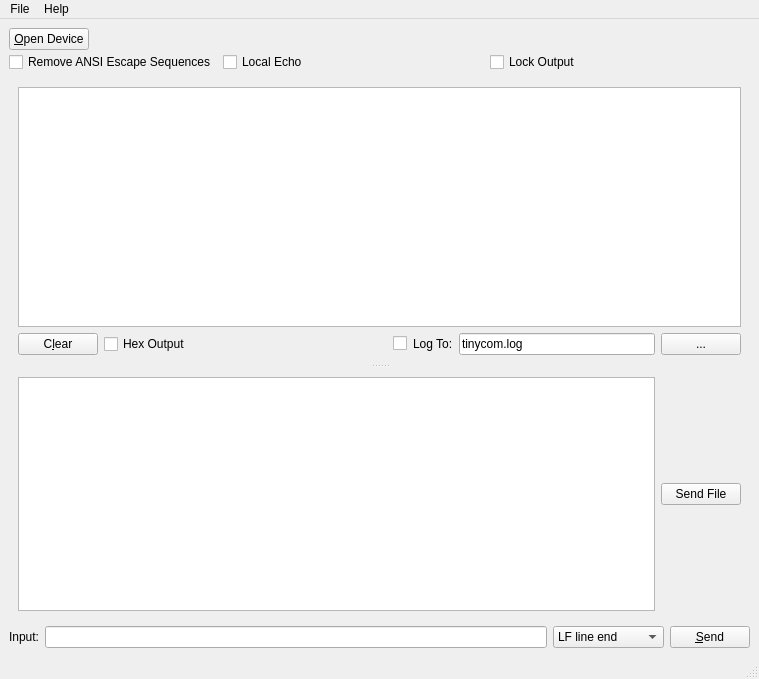
<?xml version="1.0" encoding="UTF-8"?>
<ui version="4.0">
 <class>MainWindow</class>
 <widget class="QMainWindow" name="MainWindow">
  <property name="geometry">
   <rect>
    <x>0</x>
    <y>0</y>
    <width>759</width>
    <height>679</height>
   </rect>
  </property>
  <property name="contextMenuPolicy">
   <enum>Qt::DefaultContextMenu</enum>
  </property>
  <property name="windowTitle">
   <string>TinyCom</string>
  </property>
  <property name="windowIcon">
   <iconset resource="res/tinycom.qrc">
    <normaloff>:/icons/32x32/tinycom.png</normaloff>:/icons/32x32/tinycom.png</iconset>
  </property>
  <property name="iconSize">
   <size>
    <width>32</width>
    <height>32</height>
   </size>
  </property>
  <widget class="QWidget" name="centralwidget">
   <layout class="QVBoxLayout" name="verticalLayout">
    <item>
     <layout class="QGridLayout" name="gridLayout">
      <property name="horizontalSpacing">
       <number>6</number>
      </property>
      <property name="verticalSpacing">
       <number>2</number>
      </property>
      <property name="leftMargin">
       <number>0</number>
      </property>
      <item row="1" column="0">
       <widget class="QCheckBox" name="remove_escape">
        <property name="toolTip">
         <string>Remove ANSI escape sequences in the output and log.</string>
        </property>
        <property name="text">
         <string>Remove ANSI Escape Sequences</string>
        </property>
       </widget>
      </item>
      <item row="0" column="0">
       <widget class="QPushButton" name="btn_open">
        <property name="sizePolicy">
         <sizepolicy hsizetype="Fixed" vsizetype="Fixed">
          <horstretch>0</horstretch>
          <verstretch>0</verstretch>
         </sizepolicy>
        </property>
        <property name="text">
         <string>&amp;Open Device</string>
        </property>
       </widget>
      </item>
      <item row="1" column="1">
       <widget class="QCheckBox" name="echo_input">
        <property name="toolTip">
         <string>Put any input in the output window automatically.</string>
        </property>
        <property name="text">
         <string>Local Echo</string>
        </property>
       </widget>
      </item>
      <item row="1" column="2">
       <widget class="QCheckBox" name="lock">
        <property name="text">
         <string>Lock Output</string>
        </property>
       </widget>
      </item>
     </layout>
    </item>
    <item>
     <widget class="QSplitter" name="splitter">
      <property name="orientation">
       <enum>Qt::Vertical</enum>
      </property>
      <widget class="QFrame" name="frame">
       <property name="frameShape">
        <enum>QFrame::NoFrame</enum>
       </property>
       <property name="frameShadow">
        <enum>QFrame::Plain</enum>
       </property>
       <property name="lineWidth">
        <number>0</number>
       </property>
       <layout class="QGridLayout" name="gridLayout_3">
        <item row="0" column="0">
         <widget class="QPlainTextEdit" name="log">
          <property name="acceptDrops">
           <bool>false</bool>
          </property>
          <property name="toolTip">
           <string>Output log.</string>
          </property>
          <property name="readOnly">
           <bool>true</bool>
          </property>
         </widget>
        </item>
        <item row="1" column="0">
         <layout class="QHBoxLayout" name="horizontalLayout_3">
          <property name="sizeConstraint">
           <enum>QLayout::SetDefaultConstraint</enum>
          </property>
          <item>
           <widget class="QPushButton" name="btn_clear">
            <property name="toolTip">
             <string>Clear output log window.</string>
            </property>
            <property name="text">
             <string>C&amp;lear</string>
            </property>
           </widget>
          </item>
          <item>
           <widget class="QCheckBox" name="output_hex">
            <property name="text">
             <string>Hex Output</string>
            </property>
           </widget>
          </item>
          <item>
           <layout class="QHBoxLayout" name="horizontalLayout_2">
            <item>
             <spacer name="horizontalSpacer">
              <property name="orientation">
               <enum>Qt::Horizontal</enum>
              </property>
              <property name="sizeHint" stdset="0">
               <size>
                <width>40</width>
                <height>20</height>
               </size>
              </property>
             </spacer>
            </item>
            <item>
             <widget class="QCheckBox" name="enable_log">
              <property name="toolTip">
               <string>Enable logging to file.</string>
              </property>
              <property name="text">
               <string/>
              </property>
             </widget>
            </item>
            <item>
             <widget class="QLabel" name="label_7">
              <property name="text">
               <string>Log To:</string>
              </property>
             </widget>
            </item>
            <item>
             <widget class="QLineEdit" name="log_file">
              <property name="toolTip">
               <string>Log file path.</string>
              </property>
              <property name="text">
               <string>tinycom.log</string>
              </property>
             </widget>
            </item>
            <item>
             <widget class="QPushButton" name="btn_open_log">
              <property name="toolTip">
               <string>Select log file.</string>
              </property>
              <property name="text">
               <string>...</string>
              </property>
             </widget>
            </item>
           </layout>
          </item>
         </layout>
        </item>
       </layout>
      </widget>
      <widget class="QFrame" name="frame_2">
       <property name="frameShape">
        <enum>QFrame::NoFrame</enum>
       </property>
       <property name="frameShadow">
        <enum>QFrame::Plain</enum>
       </property>
       <property name="lineWidth">
        <number>0</number>
       </property>
       <layout class="QGridLayout" name="gridLayout_2">
        <item row="0" column="0">
         <widget class="QListWidget" name="history">
          <property name="maximumSize">
           <size>
            <width>16777215</width>
            <height>16777215</height>
           </size>
          </property>
          <property name="toolTip">
           <string>Input history</string>
          </property>
         </widget>
        </item>
        <item row="0" column="1">
         <widget class="QPushButton" name="btn_send_file">
          <property name="text">
           <string>Send File</string>
          </property>
         </widget>
        </item>
       </layout>
      </widget>
     </widget>
    </item>
    <item>
     <layout class="QHBoxLayout" name="horizontalLayout">
      <property name="sizeConstraint">
       <enum>QLayout::SetMaximumSize</enum>
      </property>
      <item>
       <widget class="QLabel" name="label_3">
        <property name="text">
         <string>Input:</string>
        </property>
       </widget>
      </item>
      <item>
       <widget class="CustomLineEdit" name="input">
        <property name="toolTip">
         <string/>
        </property>
       </widget>
      </item>
      <item>
       <widget class="QComboBox" name="line_end">
        <property name="toolTip">
         <string>Select line ending type to append.</string>
        </property>
        <item>
         <property name="text">
          <string>LF line end</string>
         </property>
        </item>
        <item>
         <property name="text">
          <string>CR line end</string>
         </property>
        </item>
        <item>
         <property name="text">
          <string>CR/LF line end</string>
         </property>
        </item>
        <item>
         <property name="text">
          <string>LF/CR line end</string>
         </property>
        </item>
        <item>
         <property name="text">
          <string>No line end</string>
         </property>
        </item>
        <item>
         <property name="text">
          <string>Hex</string>
         </property>
        </item>
       </widget>
      </item>
      <item>
       <widget class="QPushButton" name="btn_send">
        <property name="toolTip">
         <string>Send the input.</string>
        </property>
        <property name="text">
         <string>&amp;Send</string>
        </property>
       </widget>
      </item>
     </layout>
    </item>
   </layout>
  </widget>
  <widget class="QMenuBar" name="menubar">
   <property name="geometry">
    <rect>
     <x>0</x>
     <y>0</y>
     <width>759</width>
     <height>25</height>
    </rect>
   </property>
   <widget class="QMenu" name="menuAbout">
    <property name="title">
     <string>File</string>
    </property>
    <addaction name="actionQuit"/>
   </widget>
   <widget class="QMenu" name="menuHelp">
    <property name="title">
     <string>Help</string>
    </property>
    <addaction name="actionAbout"/>
   </widget>
   <addaction name="menuAbout"/>
   <addaction name="menuHelp"/>
  </widget>
  <widget class="QStatusBar" name="statusbar"/>
  <action name="actionQuit">
   <property name="text">
    <string>Quit</string>
   </property>
  </action>
  <action name="actionAbout">
   <property name="text">
    <string>About</string>
   </property>
  </action>
 </widget>
 <customwidgets>
  <customwidget>
   <class>CustomLineEdit</class>
   <extends>QLineEdit</extends>
   <header>lineedit</header>
  </customwidget>
 </customwidgets>
 <resources>
  <include location="res/tinycom.qrc"/>
 </resources>
 <connections/>
</ui>
